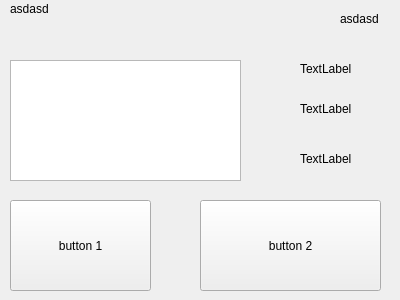
<?xml version="1.0" encoding="UTF-8"?>
<ui version="4.0">
 <class>SecondWindow</class>
 <widget class="QWidget" name="SecondWindow">
  <property name="geometry">
   <rect>
    <x>0</x>
    <y>0</y>
    <width>400</width>
    <height>300</height>
   </rect>
  </property>
  <property name="windowTitle">
   <string>Form</string>
  </property>
  <widget class="QLabel" name="label">
   <property name="geometry">
    <rect>
     <x>10</x>
     <y>0</y>
     <width>62</width>
     <height>17</height>
    </rect>
   </property>
   <property name="text">
    <string>asdasd</string>
   </property>
  </widget>
  <widget class="QPushButton" name="pushButton">
   <property name="geometry">
    <rect>
     <x>10</x>
     <y>200</y>
     <width>141</width>
     <height>91</height>
    </rect>
   </property>
   <property name="text">
    <string>button 1</string>
   </property>
  </widget>
  <widget class="QPushButton" name="pushButton_2">
   <property name="geometry">
    <rect>
     <x>200</x>
     <y>200</y>
     <width>181</width>
     <height>91</height>
    </rect>
   </property>
   <property name="text">
    <string>button 2</string>
   </property>
  </widget>
  <widget class="QLabel" name="label_2">
   <property name="geometry">
    <rect>
     <x>340</x>
     <y>10</y>
     <width>62</width>
     <height>17</height>
    </rect>
   </property>
   <property name="text">
    <string>asdasd</string>
   </property>
  </widget>
  <widget class="QGraphicsView" name="graphicsView">
   <property name="geometry">
    <rect>
     <x>10</x>
     <y>60</y>
     <width>231</width>
     <height>121</height>
    </rect>
   </property>
  </widget>
  <widget class="QLabel" name="label_3">
   <property name="geometry">
    <rect>
     <x>300</x>
     <y>60</y>
     <width>62</width>
     <height>17</height>
    </rect>
   </property>
   <property name="text">
    <string>TextLabel</string>
   </property>
  </widget>
  <widget class="QLabel" name="label_4">
   <property name="geometry">
    <rect>
     <x>300</x>
     <y>100</y>
     <width>62</width>
     <height>17</height>
    </rect>
   </property>
   <property name="text">
    <string>TextLabel</string>
   </property>
  </widget>
  <widget class="QLabel" name="label_5">
   <property name="geometry">
    <rect>
     <x>300</x>
     <y>150</y>
     <width>62</width>
     <height>17</height>
    </rect>
   </property>
   <property name="text">
    <string>TextLabel</string>
   </property>
  </widget>
 </widget>
 <resources/>
 <connections/>
</ui>
